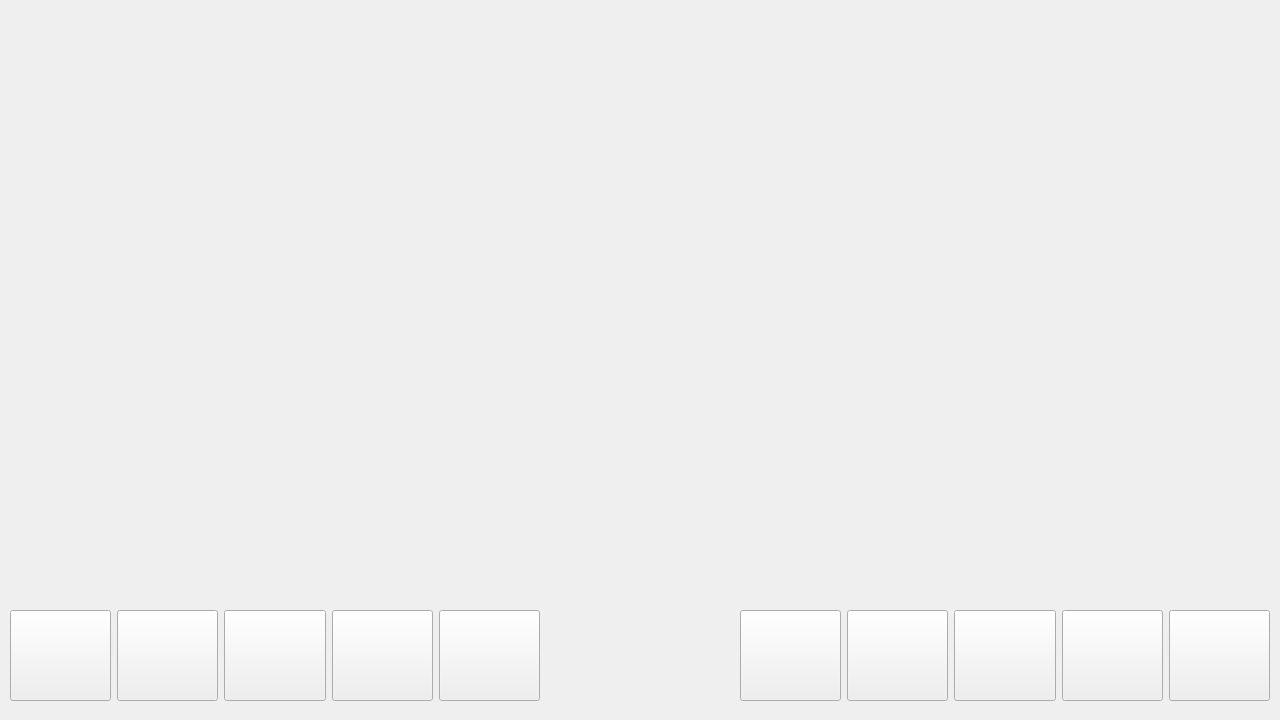
<?xml version="1.0" encoding="UTF-8"?>
<ui version="4.0">
 <class>SinglePlayerWindow</class>
 <widget class="QWidget" name="SinglePlayerWindow">
  <property name="geometry">
   <rect>
    <x>0</x>
    <y>0</y>
    <width>1280</width>
    <height>720</height>
   </rect>
  </property>
  <property name="windowTitle">
   <string>Form</string>
  </property>
  <widget class="QLabel" name="player1_energ">
   <property name="geometry">
    <rect>
     <x>0</x>
     <y>50</y>
     <width>111</width>
     <height>51</height>
    </rect>
   </property>
   <property name="styleSheet">
    <string notr="true">font: 57 24pt &quot;VEGeorgianBrushCyrillicGreek&quot;;
border-image: url(:/backgrounds/res/fon_create_hero.png);</string>
   </property>
   <property name="text">
    <string/>
   </property>
   <property name="alignment">
    <set>Qt::AlignCenter</set>
   </property>
  </widget>
  <widget class="QWidget" name="horizontalLayoutWidget">
   <property name="geometry">
    <rect>
     <x>10</x>
     <y>610</y>
     <width>530</width>
     <height>91</height>
    </rect>
   </property>
   <layout class="QHBoxLayout" name="horizontalLayout_3">
    <item>
     <widget class="QPushButton" name="player1_skill_11">
      <property name="sizePolicy">
       <sizepolicy hsizetype="Minimum" vsizetype="MinimumExpanding">
        <horstretch>0</horstretch>
        <verstretch>0</verstretch>
       </sizepolicy>
      </property>
      <property name="font">
       <font>
        <pointsize>22</pointsize>
        <weight>75</weight>
        <bold>true</bold>
       </font>
      </property>
      <property name="styleSheet">
       <string notr="true">border-image: url(:/spell/res/spells/w_spell_1.png);</string>
      </property>
      <property name="text">
       <string/>
      </property>
     </widget>
    </item>
    <item>
     <widget class="QPushButton" name="player1_skill_12">
      <property name="sizePolicy">
       <sizepolicy hsizetype="Minimum" vsizetype="MinimumExpanding">
        <horstretch>0</horstretch>
        <verstretch>0</verstretch>
       </sizepolicy>
      </property>
      <property name="font">
       <font>
        <pointsize>22</pointsize>
        <weight>75</weight>
        <bold>true</bold>
       </font>
      </property>
      <property name="styleSheet">
       <string notr="true">border-image: url(:/spell/res/spells/w_spell_5.png);</string>
      </property>
      <property name="text">
       <string/>
      </property>
     </widget>
    </item>
    <item>
     <widget class="QPushButton" name="player1_skill_13">
      <property name="sizePolicy">
       <sizepolicy hsizetype="Minimum" vsizetype="MinimumExpanding">
        <horstretch>0</horstretch>
        <verstretch>0</verstretch>
       </sizepolicy>
      </property>
      <property name="font">
       <font>
        <pointsize>22</pointsize>
        <weight>75</weight>
        <bold>true</bold>
       </font>
      </property>
      <property name="styleSheet">
       <string notr="true">border-image: url(:/spell/res/spells/w_spell_4.png);</string>
      </property>
      <property name="text">
       <string/>
      </property>
     </widget>
    </item>
    <item>
     <widget class="QPushButton" name="player1_skill_14">
      <property name="sizePolicy">
       <sizepolicy hsizetype="Minimum" vsizetype="MinimumExpanding">
        <horstretch>0</horstretch>
        <verstretch>0</verstretch>
       </sizepolicy>
      </property>
      <property name="font">
       <font>
        <pointsize>22</pointsize>
        <weight>75</weight>
        <bold>true</bold>
       </font>
      </property>
      <property name="styleSheet">
       <string notr="true">border-image: url(:/spell/res/spells/w_spell_2.png);</string>
      </property>
      <property name="text">
       <string/>
      </property>
     </widget>
    </item>
    <item>
     <widget class="QPushButton" name="player1_skill_15">
      <property name="sizePolicy">
       <sizepolicy hsizetype="Minimum" vsizetype="MinimumExpanding">
        <horstretch>0</horstretch>
        <verstretch>0</verstretch>
       </sizepolicy>
      </property>
      <property name="font">
       <font>
        <pointsize>22</pointsize>
        <weight>75</weight>
        <bold>true</bold>
       </font>
      </property>
      <property name="styleSheet">
       <string notr="true">border-image: url(:/spell/res/spells/w_spell_3.png);</string>
      </property>
      <property name="text">
       <string/>
      </property>
     </widget>
    </item>
   </layout>
  </widget>
  <widget class="QLabel" name="unit1">
   <property name="geometry">
    <rect>
     <x>500</x>
     <y>30</y>
     <width>291</width>
     <height>521</height>
    </rect>
   </property>
   <property name="styleSheet">
    <string notr="true">image: url(w_0.png);</string>
   </property>
   <property name="text">
    <string/>
   </property>
   <property name="pixmap">
    <pixmap>w_0.png</pixmap>
   </property>
  </widget>
  <widget class="QLabel" name="unit2">
   <property name="geometry">
    <rect>
     <x>510</x>
     <y>20</y>
     <width>291</width>
     <height>521</height>
    </rect>
   </property>
   <property name="layoutDirection">
    <enum>Qt::RightToLeft</enum>
   </property>
   <property name="styleSheet">
    <string notr="true">image: url(w_0_r.png);</string>
   </property>
   <property name="text">
    <string/>
   </property>
   <property name="pixmap">
    <pixmap>w_0_r.png</pixmap>
   </property>
  </widget>
  <widget class="QLabel" name="player2_energ">
   <property name="geometry">
    <rect>
     <x>1140</x>
     <y>50</y>
     <width>111</width>
     <height>51</height>
    </rect>
   </property>
   <property name="styleSheet">
    <string notr="true">font: 57 24pt &quot;VEGeorgianBrushCyrillicGreek&quot;;
border-image: url(:/backgrounds/res/fon_create_hero.png);</string>
   </property>
   <property name="text">
    <string/>
   </property>
   <property name="alignment">
    <set>Qt::AlignCenter</set>
   </property>
  </widget>
  <widget class="QLabel" name="player2_hp">
   <property name="geometry">
    <rect>
     <x>1140</x>
     <y>0</y>
     <width>111</width>
     <height>51</height>
    </rect>
   </property>
   <property name="styleSheet">
    <string notr="true">font: 57 24pt &quot;VEGeorgianBrushCyrillicGreek&quot;;
border-image: url(:/backgrounds/res/fon_create_hero.png);</string>
   </property>
   <property name="text">
    <string/>
   </property>
   <property name="alignment">
    <set>Qt::AlignCenter</set>
   </property>
  </widget>
  <widget class="QLabel" name="player1_hp">
   <property name="geometry">
    <rect>
     <x>0</x>
     <y>0</y>
     <width>111</width>
     <height>51</height>
    </rect>
   </property>
   <property name="styleSheet">
    <string notr="true">font: 57 24pt &quot;VEGeorgianBrushCyrillicGreek&quot;;
border-image: url(:/backgrounds/res/fon_create_hero.png);</string>
   </property>
   <property name="text">
    <string/>
   </property>
   <property name="alignment">
    <set>Qt::AlignCenter</set>
   </property>
  </widget>
  <widget class="QWidget" name="horizontalLayoutWidget_2">
   <property name="geometry">
    <rect>
     <x>740</x>
     <y>610</y>
     <width>530</width>
     <height>91</height>
    </rect>
   </property>
   <layout class="QHBoxLayout" name="horizontalLayout_4">
    <item>
     <widget class="QPushButton" name="player1_skill_16">
      <property name="enabled">
       <bool>true</bool>
      </property>
      <property name="sizePolicy">
       <sizepolicy hsizetype="Minimum" vsizetype="MinimumExpanding">
        <horstretch>0</horstretch>
        <verstretch>0</verstretch>
       </sizepolicy>
      </property>
      <property name="font">
       <font>
        <pointsize>22</pointsize>
        <weight>75</weight>
        <bold>true</bold>
       </font>
      </property>
      <property name="styleSheet">
       <string notr="true">border-image: url(:/spell/res/spells/w_spell_1.png);</string>
      </property>
      <property name="text">
       <string/>
      </property>
     </widget>
    </item>
    <item>
     <widget class="QPushButton" name="player1_skill_17">
      <property name="sizePolicy">
       <sizepolicy hsizetype="Minimum" vsizetype="MinimumExpanding">
        <horstretch>0</horstretch>
        <verstretch>0</verstretch>
       </sizepolicy>
      </property>
      <property name="font">
       <font>
        <pointsize>22</pointsize>
        <weight>75</weight>
        <bold>true</bold>
       </font>
      </property>
      <property name="styleSheet">
       <string notr="true">border-image: url(:/spell/res/spells/w_spell_5.png);</string>
      </property>
      <property name="text">
       <string/>
      </property>
     </widget>
    </item>
    <item>
     <widget class="QPushButton" name="player1_skill_18">
      <property name="sizePolicy">
       <sizepolicy hsizetype="Minimum" vsizetype="MinimumExpanding">
        <horstretch>0</horstretch>
        <verstretch>0</verstretch>
       </sizepolicy>
      </property>
      <property name="font">
       <font>
        <pointsize>22</pointsize>
        <weight>75</weight>
        <bold>true</bold>
       </font>
      </property>
      <property name="styleSheet">
       <string notr="true">border-image: url(:/spell/res/spells/w_spell_4.png);</string>
      </property>
      <property name="text">
       <string/>
      </property>
     </widget>
    </item>
    <item>
     <widget class="QPushButton" name="player1_skill_19">
      <property name="sizePolicy">
       <sizepolicy hsizetype="Minimum" vsizetype="MinimumExpanding">
        <horstretch>0</horstretch>
        <verstretch>0</verstretch>
       </sizepolicy>
      </property>
      <property name="font">
       <font>
        <pointsize>22</pointsize>
        <weight>75</weight>
        <bold>true</bold>
       </font>
      </property>
      <property name="styleSheet">
       <string notr="true">border-image: url(:/spell/res/spells/w_spell_2.png);</string>
      </property>
      <property name="text">
       <string/>
      </property>
     </widget>
    </item>
    <item>
     <widget class="QPushButton" name="player1_skill_20">
      <property name="sizePolicy">
       <sizepolicy hsizetype="Minimum" vsizetype="MinimumExpanding">
        <horstretch>0</horstretch>
        <verstretch>0</verstretch>
       </sizepolicy>
      </property>
      <property name="font">
       <font>
        <pointsize>22</pointsize>
        <weight>75</weight>
        <bold>true</bold>
       </font>
      </property>
      <property name="styleSheet">
       <string notr="true">border-image: url(:/spell/res/spells/w_spell_3.png);</string>
      </property>
      <property name="text">
       <string/>
      </property>
     </widget>
    </item>
   </layout>
  </widget>
 </widget>
 <resources/>
 <connections/>
</ui>
